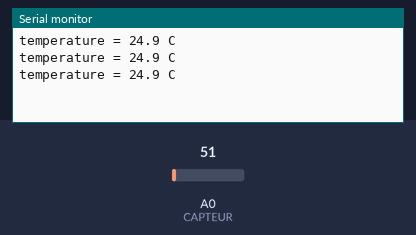
Simulated run of this sketch. Board: Arduino Uno, built with avr-gcc and run on an emulated ATmega328P. Shown: the last lines printed to the serial monitor. The inputs (shaded band) are chosen by the test bench; at power-on: A0 (CAPTEUR) = 51.

Above: at 1.3 s.
1.4 s: A0 (CAPTEUR) set to 61
At 1.9 s:
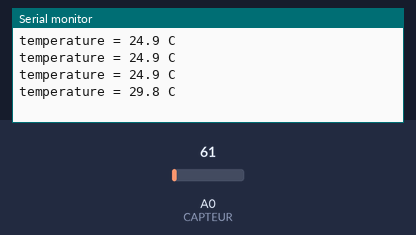
2.9 s: A0 (CAPTEUR) set to 71
At 3.4 s:
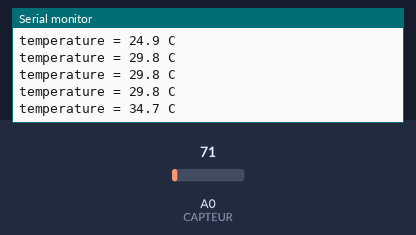
Timing chart, 0 to 5.9 s (numbered marks = the images above; inputs shaded):
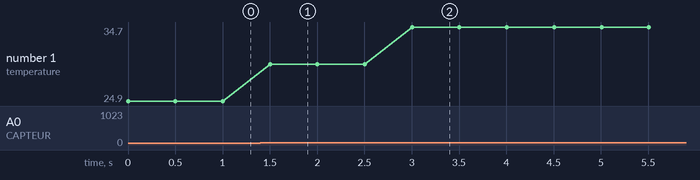

Measured:
- after the input at 1.4 s, the serial monitor: prints a new line after 0.10 s (image 1)
- after the input at 2.9 s, the serial monitor: prints a new line after 0.10 s (image 2)
- plotted number 1: 24.9 → 29.8 after the input at 1.4 s, 29.8 → 34.7 after the input at 2.9 s

The sketch:

lm35a-uno.ino
```cpp
// Test capteur de température LM35A : lecture analogique sur A0.
// 10 mV par °C : 25 °C donne 250 mV, soit une valeur de 51 (5 V sur 1023 pas).
const int CAPTEUR = A0;

void setup() {
  Serial.begin(115200);
}

void loop() {
  float volts = analogRead(CAPTEUR) * 5.0 / 1023.0;
  float degres = volts * 100.0;
  Serial.print("temperature = ");
  Serial.print(degres, 1);
  Serial.println(" C");
  delay(500);
}
```
